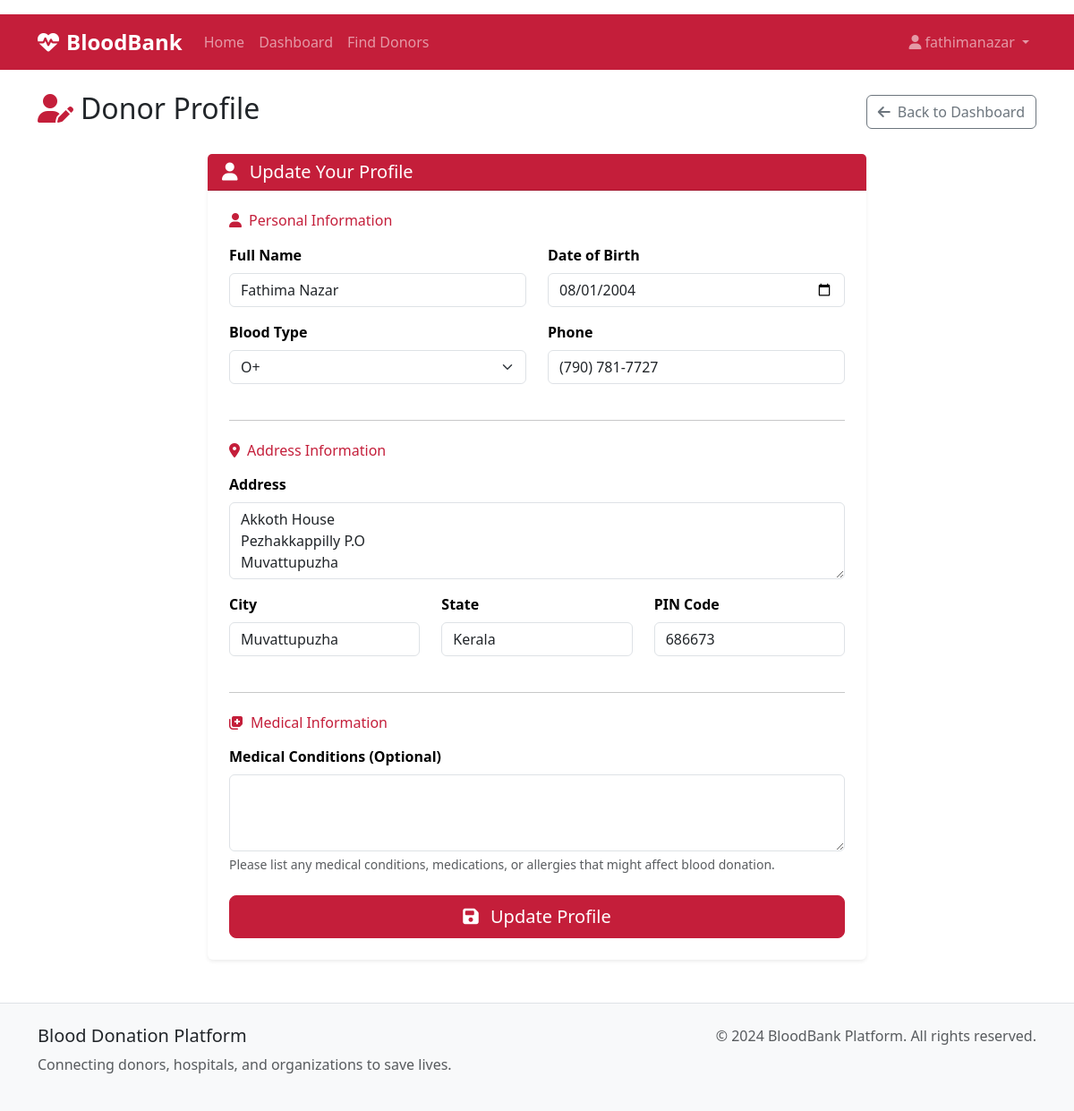
Before: /donor/profile (signed in) with the older database file.
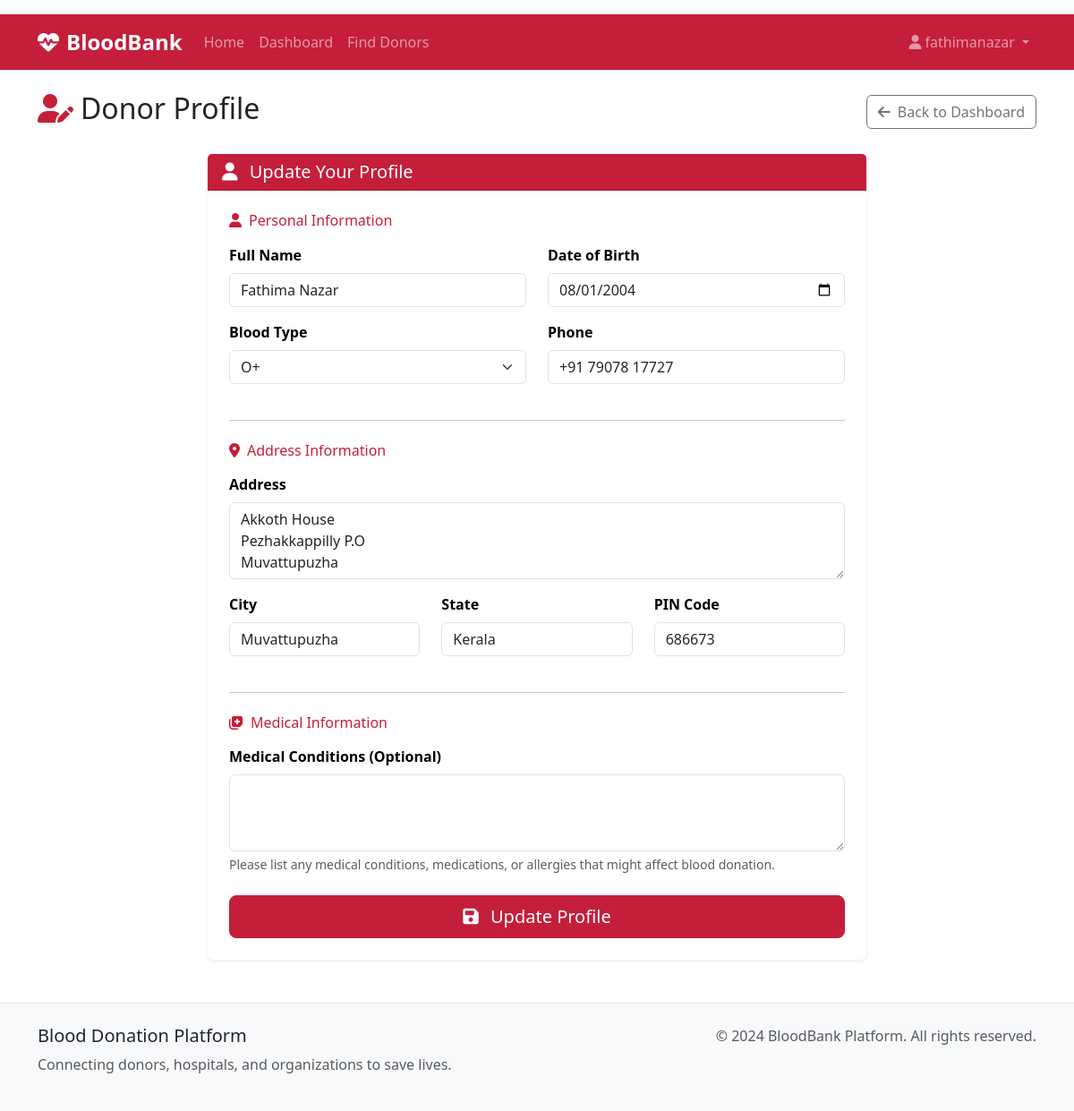
After: the same page with the newer database file.
### models.py (models this page shows)
class DonorProfile(db.Model):
    id = db.Column(db.Integer, primary_key=True)
    user_id = db.Column(db.Integer, db.ForeignKey('user.id'), nullable=False)
    full_name = db.Column(db.String(100), nullable=False)
    blood_type = db.Column(db.String(5), nullable=False)  # A+, A-, B+, B-, AB+, AB-, O+, O-
    phone = db.Column(db.String(20), nullable=False)
    address = db.Column(db.Text, nullable=False)
    city = db.Column(db.String(50), nullable=False)
    state = db.Column(db.String(50), nullable=False)
    zip_code = db.Column(db.String(10), nullable=False)
    date_of_birth = db.Column(db.Date, nullable=False)
    last_donation_date = db.Column(db.Date)
    medical_conditions = db.Column(db.Text)
    is_available = db.Column(db.Boolean, default=True)
    donations = db.relationship('Donation', backref='donor')

### routes.py (the view, shortened to what this page needs)
@app.route('/donor/profile', methods=['GET', 'POST'])
@role_required(['donor'])
def donor_profile():
    user = get_current_user()
    profile = get_user_profile(user)
    form = DonorProfileForm()
    if profile:
        form.full_name.data = profile.full_name
        form.blood_type.data = profile.blood_type
        form.phone.data = profile.phone
        form.address.data = profile.address
        form.city.data = profile.city
        form.state.data = profile.state
        form.zip_code.data = profile.zip_code
        form.date_of_birth.data = profile.date_of_birth
        form.medical_conditions.data = profile.medical_conditions
    return render_template('donor/profile.html', form=form, profile=profile)

### forms.py
class DonorProfileForm(FlaskForm):
    full_name = StringField('Full Name', validators=[DataRequired(), Length(max=100)])
    blood_type = SelectField('Blood Type',
                           choices=[('A+', 'A+'), ('A-', 'A-'), ('B+', 'B+'), ('B-', 'B-'),
                                   ('AB+', 'AB+'), ('AB-', 'AB-'), ('O+', 'O+'), ('O-', 'O-')],
                           validators=[DataRequired()])
    phone = StringField('Phone', validators=[DataRequired(), Length(max=20)])
    address = TextAreaField('Address', validators=[DataRequired()])
    city = StringField('City', validators=[DataRequired(), Length(max=50)])
    state = SelectField('State', choices=INDIAN_STATES, validators=[DataRequired()])
    zip_code = StringField('PIN Code', validators=[DataRequired(), Length(max=10)])
    date_of_birth = DateField('Date of Birth', validators=[DataRequired()])
    medical_conditions = TextAreaField('Medical Conditions (Optional)')

### utils.py (called while the page is built)
def get_current_user():
    if 'user_id' in session:
        return User.query.get(session['user_id'])
    return None

### templates/donor/profile.html (shortened to what the changed rows need)
{% extends "base.html" %}
{% block content %}
<div class="d-flex justify-content-between align-items-center mb-4">
    <h2><i class="fas fa-user-edit me-2 text-medical"></i>Donor Profile</h2>
</div>
<div class="row justify-content-center">
    <div class="col-lg-8">
        <div class="card border-0 shadow-sm">
            <div class="card-body p-4">
                <form method="POST">
                    <div class="row">
                        <div class="col-md-6 mb-3">
                            {{ form.full_name.label(class="form-label") }}
                            {{ form.full_name(class="form-control" + (" is-invalid" if form.full_name.errors else "")) }}
                        </div>
                        <div class="col-md-6 mb-3">
                            {{ form.date_of_birth.label(class="form-label") }}
                            {{ form.date_of_birth(class="form-control" + (" is-invalid" if form.date_of_birth.errors else "")) }}
                        </div>
                    </div>
                    <div class="row">
                        <div class="col-md-6 mb-3">
                            {{ form.blood_type.label(class="form-label") }}
                            {{ form.blood_type(class="form-select" + (" is-invalid" if form.blood_type.errors else "")) }}
                        </div>
                        <div class="col-md-6 mb-3">
                            {{ form.phone.label(class="form-label") }}
                            {{ form.phone(class="form-control" + (" is-invalid" if form.phone.errors else "")) }}
                        </div>
                    </div>
                    <div class="mb-3">
                        {{ form.address.label(class="form-label") }}
                        {{ form.address(class="form-control" + (" is-invalid" if form.address.errors else ""), rows="3") }}
                    </div>
                    <div class="row">
                        <div class="col-md-4 mb-3">
                            {{ form.city.label(class="form-label") }}
                            {{ form.city(class="form-control" + (" is-invalid" if form.city.errors else "")) }}
                        </div>
                        <div class="col-md-4 mb-3">
                            {{ form.state.label(class="form-label") }}
                            {{ form.state(class="form-control" + (" is-invalid" if form.state.errors else "")) }}
                        </div>
                        <div class="col-md-4 mb-3">
                            {{ form.zip_code.label(class="form-label") }}
                            {{ form.zip_code(class="form-control" + (" is-invalid" if form.zip_code.errors else "")) }}
                        </div>
                    </div>
                    <div class="mb-4">
                        {{ form.medical_conditions.label(class="form-label") }}
                        {{ form.medical_conditions(class="form-control" + (" is-invalid" if form.medical_conditions.errors else ""), rows="3") }}
                        <div class="form-text">
                            Please list any medical conditions, medications, or allergies that might affect blood donation.
                        </div>
                    </div>
                </form>
            </div>
        </div>
    </div>
</div>
{% endblock %}

Changed rows visible on the page:
changed DonorProfile "Fathima Nazar": phone "(790) 781-7727" → "+91 79078 17727"
